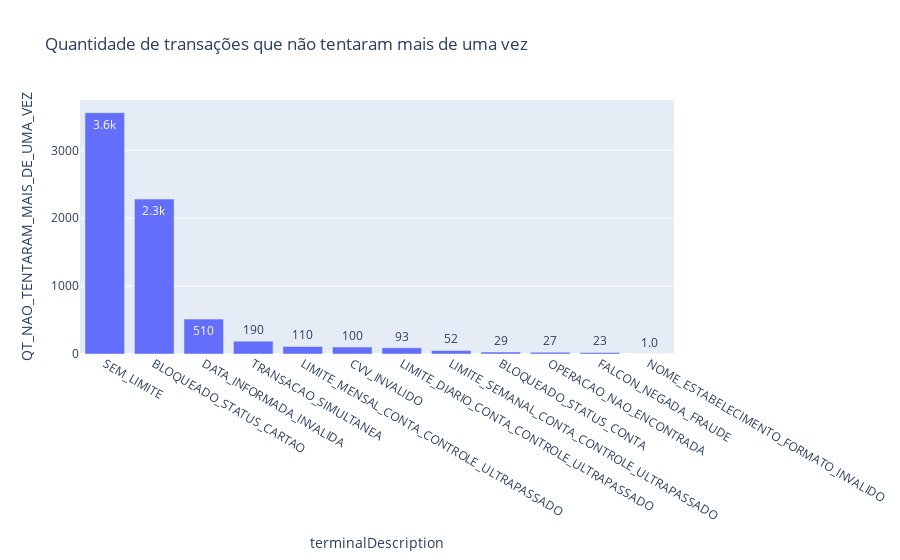

Source (notebook cell):
### Code cell
fig = px.bar(df_nao_tentaram, y='QT_NAO_TENTARAM_MAIS_DE_UMA_VEZ', x='terminalDescription', text_auto='.2s',
            title="Quantidade de transações que não tentaram mais de uma vez")
fig.show()

### Figure 1 — Plotly figure (JSON) as saved in the notebook; plotly's stock layout.template omitted (floating-point values rounded to 4 significant figures)
{"data": [{"alignmentgroup": "True", "hovertemplate": "terminalDescription=%{x}<br>QT_NAO_TENTARAM_MAIS_DE_UMA_VEZ=%{y}<extra></extra>", "legendgroup": "", "marker": {"color": "#636efa", "pattern": {"shape": ""}}, "name": "", "offsetgroup": "", "orientation": "v", "showlegend": false, "textposition": "auto", "texttemplate": "%{y:.2s}", "type": "bar", "x": ["SEM_LIMITE", "BLOQUEADO_STATUS_CARTAO", "DATA_INFORMADA_INVALIDA", "TRANSACAO_SIMULTANEA", "LIMITE_MENSAL_CONTA_CONTROLE_ULTRAPASSADO", "CVV_INVALIDO", "LIMITE_DIARIO_CONTA_CONTROLE_ULTRAPASSADO", "LIMITE_SEMANAL_CONTA_CONTROLE_ULTRAPASSADO", "BLOQUEADO_STATUS_CONTA", "OPERACAO_NAO_ENCONTRADA", "FALCON_NEGADA_FRAUDE", "NOME_ESTABELECIMENTO_FORMATO_INVALIDO"], "xaxis": "x", "y": [3554, 2282, 514, 189, 111, 102, 93, 52, 29, 27, 23, 1], "yaxis": "y"}], "layout": {"barmode": "relative", "legend": {"tracegroupgap": 0}, "title": {"text": "Quantidade de transações que não tentaram mais de uma vez"}, "xaxis": {"anchor": "y", "domain": [0, 1], "title": {"text": "terminalDescription"}}, "yaxis": {"anchor": "x", "domain": [0, 1], "title": {"text": "QT_NAO_TENTARAM_MAIS_DE_UMA_VEZ"}}}}
